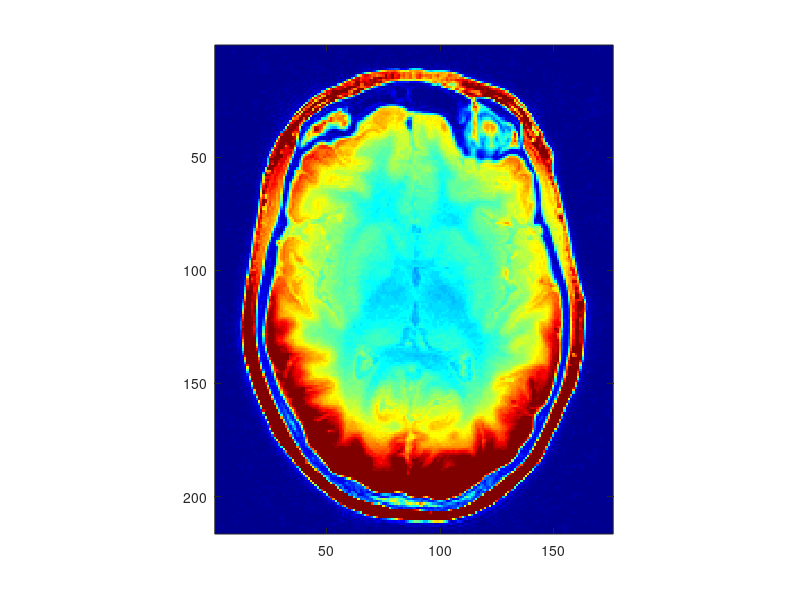
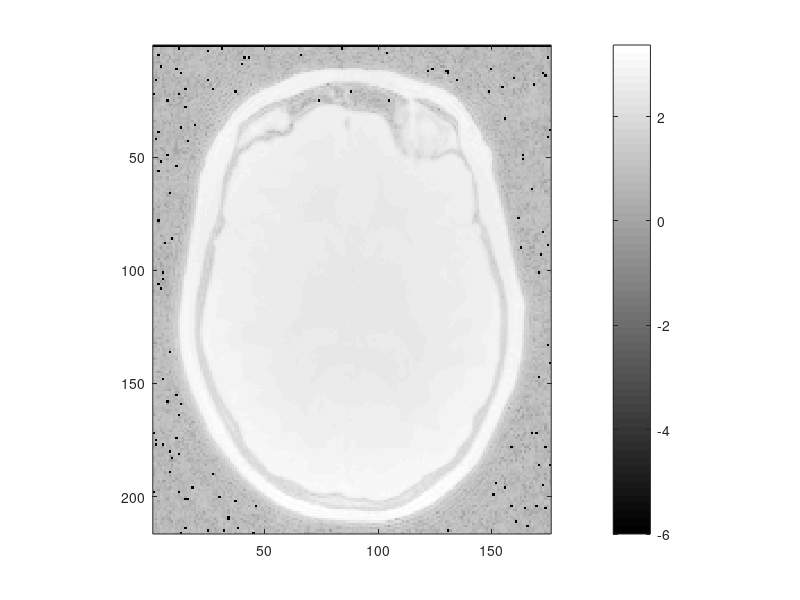

Source code (MATLAB) for these figures, in order: (Note: this script raises an error after producing the figures.)
%% Attempt 2D N4 Correction
% For N4, we apply the bias field on each iteration, and estimate the
% remaining bias.

%% TO DO -> Add in the multi-resolution approach.
% it should be just changing node size for smoothSpline step. 

% Load image:
load("MRIslice.mat")
slice = double(slice);

% log10 of 0 is -inf, so set to small value:
slice(slice == 0) = 1e-6;

figure; imagesc(slice) ; axis image; colormap("jet"); caxis([0 800])



img = log10(slice);
figure; imagesc(img) ; axis image; colormap("gray"); colorbar
img(isinf(img)) = 0; % correct values that were at zero:

% since we use histogram, can probably improve performance by shrinking
% range
img(img < 0) = 0;

% unique for this application, first row is zeros, messing it up. Remove
img(1,:) = [];

%% Algorithm
threshold = 1e-6;
bias = zeros(size(img)); imgOld = ones(size(img));
maxIter = 10;
img2 = img;
[utrue, vtrue] = meshgrid(1:size(img,2), 1:size(img,1)); % matlab has this backwards
resPyramid = [15, 25, 45]; % Alternate even and odd so nodes land on different spots

% Figure 3 in N4-ITK paper demonstrates that lower res is needed to fit to
% non-zero baseline. Will need to think if that is a problem I have, as it
% seems to make things worse...


% loop through for each resolution level
for res = 1:length(resPyramid)
    
    nodeSpacing = resPyramid(res);
    iter = 1;
    metric =  10000;

    % run until converged or max iterations hit
    while (metric > threshold) 
    
        if (iter > maxIter)
            break;
        end
    
        % histogram sharpen and deconvolve
        piHat = N3_deconvolutionStep(img2, bias); 
    
        % apply this to generate bias field
        r = N3_biasCorrectionStep(img2, bias, piHat);
        
        % smooth with bsplines
        bias = N3_bSplineSmoothStep(r, utrue,vtrue,nodeSpacing,nodeSpacing);
    
        % N4, we apply bias each iteration
        img2 =img2 -  bias;
    
        % Calculate convergence metric
        metric = sum( abs(img2 - imgOld),"all","omitnan");
    
        imgOld = img2;
        bias = bias * 0; % reset for next iteration
        iter = iter+1;
    
    end
end

figure; imagesc(r) ; axis image; colormap("turbo"); colorbar; %caxis([0 800])

figure; imagesc(bias) ; axis image; colormap("turbo"); colorbar; %caxis([0 800])


totalBias = img2 - img;

figure; imagesc(totalBias) ; axis image; colormap("turbo"); colorbar; %caxis([0 800])

figure; imagesc(slice) ; axis image; colormap("jet");colorbar; caxis([0 800])
figure; imagesc(10.^(img2)) ; axis image; colormap("jet"); colorbar; caxis([0 800])
